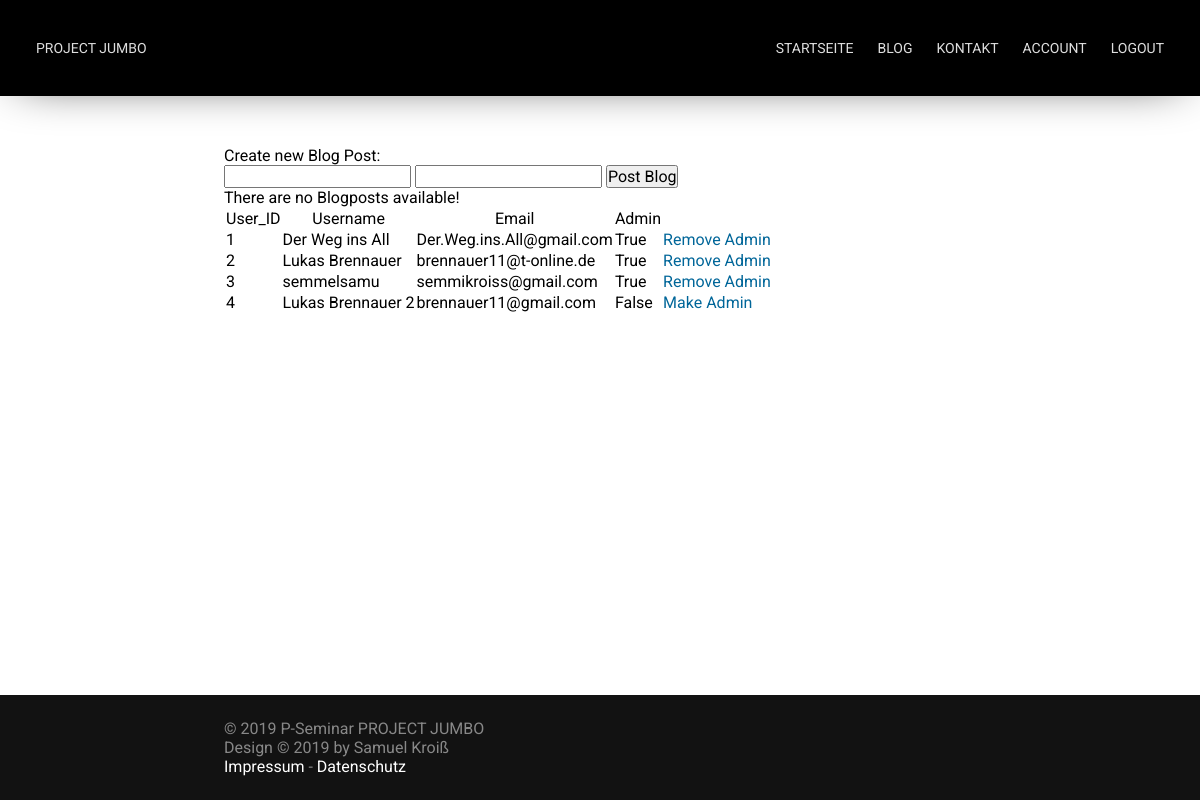
The page /admin (signed in) on the database its author committed.
### app/models.py (models this page shows, shortened)
class User(db.Model):
    id = db.Column(db.Integer, primary_key=True)
    username = db.Column(db.String(64), nullable=False, unique=True)
    password_hash = db.Column(db.String(120))
    email = db.Column(db.String, nullable=False, unique=True)
    admin_acc = db.Column(db.Boolean, default=False, nullable=False)
    is_active = True
    is_authenticated = True

### app/routes.py (the view)
@app.route("/admin", methods=['POST', 'GET'])
@login_required
def admin():
    if current_user.admin_acc == True:
        if request.method == 'POST':
            try:
                db.session.add(Blog_Post(caption=request.form['caption'], posted_by=current_user.id, body=request.form['body']))
                db.session.commit()
                return redirect(url_for('admin'))
            except Exception as e:
                return render_template("error.html", title="Error", error=e)
        else:
            posts = Blog_Post.query.order_by(Blog_Post.time_created).all()
            users = User.query.order_by(User.id).all()
            return render_template("admin.html", title="Admin", posts=posts, users=users)
    else:
        return render_template("error.html", title="Error", error="You're not allowed to use that page!")

### app/models.py (called while the page is built)
@login.user_loader
def load_user(id):
    return User.query.get(id)

### templates/admin.html (shortened to what this page needs)
{% extends 'base.html' %}
{% block content %}
    <p>Create new Blog Post:</p>
    <form action="/admin" method="POST">
        <input type="text" name="caption">
        <input type="text" name="body">
        <input type="submit" value="Post Blog">
    </form>
    {% if posts|length < 1 %}
        <p>There are no Blogposts available!</p>
    {% endif %}
    {% if users|length < 1 %}
        <p>There are no Users available!</p>
    {% else %}
        <table>
            <tr>
                <th>User_ID</th>
                <th>Username</th>
                <th>Email</th>
                <th>Admin</th>
            </tr>
            {% for user in users %}
                <tr>
                    <td>{{ user.id }}</td>
                    <td>{{ user.username }}</tds>
                    <td>{{ user.email }}</td>
                    <td>{{ user.admin_acc }}</td>
                    <td>
                        <a href="{{ url_for( 'manage_admin', id=user.id ) }}">
                            {% if user.admin_acc==true %}
                                Remove Admin
                            {% else %}
                                Make Admin
                            {% endif %}
                        </a>
                    </td>
                </tr>
            {% endfor %}
        </table>
    {% endif %}
{% endblock %}

### templates/base.html (shortened to what this page needs)
<!DOCTYPE html>
<html>
	<head>
		<link href="{{ url_for('static', filename='css/main.css') }}" rel="stylesheet">
		<link href="{{ url_for('static', filename='css/nav.css') }}" rel="stylesheet">
	</head>
	<body>
		<div id="container">
			<nav id="nav" bg>
				<a href="{{ url_for('index') }}">Project Jumbo</a>
				<ul>
					<li><a href="{{ url_for('index') }}">Startseite</a></li>
					<li><a href="{{ url_for('blog') }}">Blog</a></li>
					<li><a href="#">Kontakt</a></li>
					{% if current_user.is_authenticated %}
					<li><a href="{{ url_for('user_page') }}">Account</a></li>
					<li><a href="{{ url_for('logout') }}">Logout</a></li>
					{% else %}
					<li><a href="{{ url_for('login') }}">Login</a></li>
					{% endif %}
				</ul>
			</nav>
			<div class="spacer nav"></div>
			<section id="content">
				{% block content %}  {% endblock %}
			</section>
			<div class="spacer footer"></div>
			<footer id="footer">
				<p>&copy; 2019 P-Seminar PROJECT JUMBO<br />Design &copy; 2019 by Samuel Kroiß<br /><a href="#">Impressum</a> - <a href="#">Datenschutz</a></p>
			</footer>
		</div>
	</body>
</html>

### static/css/main.css (style rules this page uses)
* { margin: 0; padding: 0; font-family: 'Roboto', sans-serif; font-size: 16px; font-weight: 400; text-decoration: none; scroll-behavior: smooth; }
body { width: 100%; height: 100%; overflow-x: hidden; overflow-y: scroll; }
.spacer { width: 100vw; }
.spacer.nav { height: 96px; }
.spacer.footer { height: 105px; }
#content a, b { display: inline; padding: 0; }
#content * a { color: #006699; }
#container { display: block; width: 100%; min-height: 100vh; position: relative; }
#content { max-width: 800px; margin: 0 auto; padding: 50px 24px; box-sizing: border-box; }
#footer { width: 100%; background: #121212; position: absolute; right: 0; bottom: 0; left: 0; }
#footer p { max-width: 800px; margin: 0 auto; padding: 24px; color: #888888; box-sizing: border-box; }
#footer a { text-decoration: none; color: #FFFFFF; }

### static/css/nav.css (style rules this page uses)
:root { --link-color: #DEDEDE; }
#nav { width: 100%; height: 96px; box-sizing: border-box; position: fixed; z-index: 10; overflow: hidden; transition: background 500ms, box-shadow 500ms, height 300ms; }
#nav[bg] { background: #000000; box-shadow: 0px 0px 50px -20px rgba(0,0,0,1); }
#nav ul { float: right; display: flex; }
#nav ul li { list-style-type: none; }
#nav a { color: var(--link-color); text-transform: uppercase; font-size: 14px; line-height: 48px; float: left; padding: 0 12px; display: block; transition: color 100ms; }
#nav a { font-family: 'Alata', sans-serif; }
#nav ul li a { font-family: 'Roboto', sans-serif; }
@media only screen and (min-width: 900px) { #nav { padding: 24px; } }

### rows shown on the page
User: id "1", username "Der Weg ins All", email "Der.Weg.ins.All@gmail.com", admin_acc "True", shows "Remove Admin"
User: id "2", username "Lukas Brennauer", email "brennauer11@t-online.de", admin_acc "True", shows "Remove Admin"
User: id "3", username "semmelsamu", email "semmikroiss@gmail.com", admin_acc "True", shows "Remove Admin"
User: id "4", username "Lukas Brennauer 2", email "brennauer11@gmail.com", admin_acc "False", shows "Make Admin"
